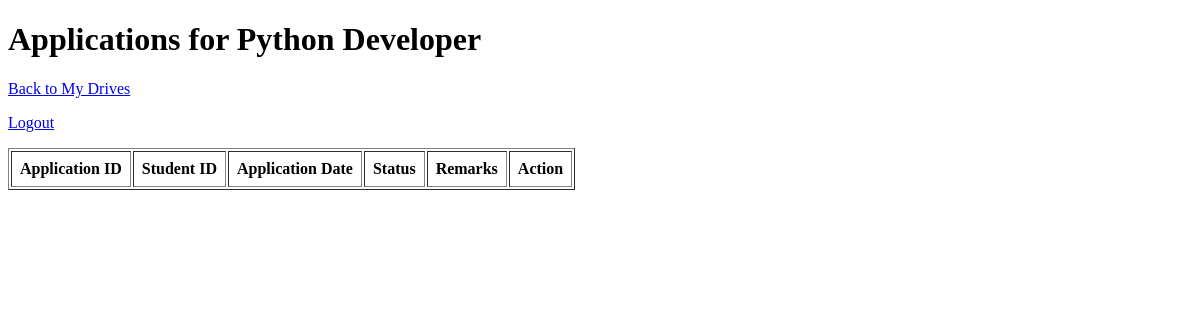
The app's page /company/drive/1/applications (signed in), older data.
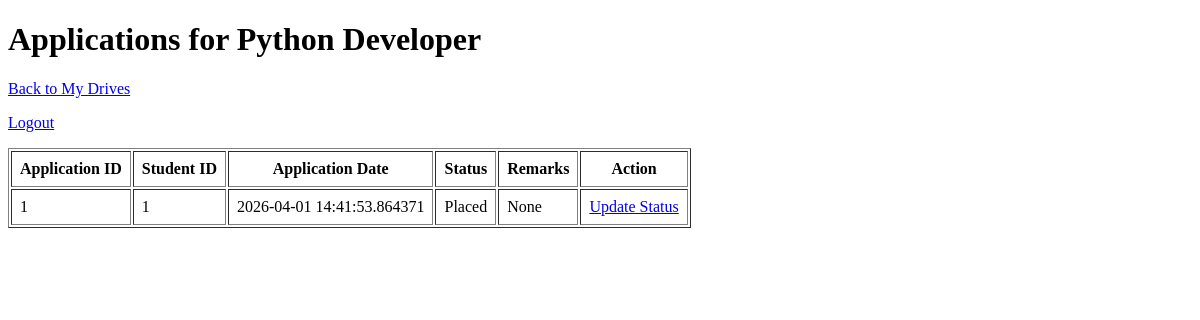
The same page, newer data.
### models.py (models this page shows)
class Application(db.Model):
    id = db.Column(db.Integer, primary_key = True)
    student_id = db.Column(db.Integer, db.ForeignKey('student.id'), nullable = False)
    drive_id = db.Column(db.Integer, db.ForeignKey('placement_drive.id'), nullable = False)
    application_date = db.Column(db.DateTime, default = datetime.now(UTC))
    status = db.Column(db.String(50), default = "Applied")
    remarks = db.Column(db.String(100))
    __table_args__ = (db.UniqueConstraint('student_id', 'drive_id', name = 'unique_application'),)

### app.py (the view)
@app.route("/company/drive/<int:drive_id>/applications")
def company_drive_applications(drive_id):
    if not company_logged_in():
        flash("Unauthorized access.")
        return redirect(url_for("login"))
    drive = PlacementDrive.query.get_or_404(drive_id)
    if drive.company_id != session["user_id"]:
        flash("You are not allowed to view applications for this drive.")
        return redirect(url_for("company_drives"))
    applications = Application.query.filter_by(drive_id = drive_id).all()
    return render_template(
        "company_drive_applications.html",
        drive = drive,
        applications = applications
    )

### app.py (called while the page is built)
def company_logged_in():
    return "user_id" in session and session.get("role") =="company"

### templates/company_drive_applications.html (shortened to what this page needs)
<!DOCTYPE html>
<html lang="en">
<head>
</head>
<body>
    <h1>Applications for {{ drive.job_title }}</h1>
    <p><a href="{{ url_for('company_drives') }}">Back to My Drives</a></p>
    <p><a href="{{ url_for('logout') }}">Logout</a></p>
    <table border="1" cellpadding="8">
        <tr>
            <th>Application ID</th>
            <th>Student ID</th>
            <th>Application Date</th>
            <th>Status</th>
            <th>Remarks</th>
            <th>Action</th>
        </tr>
        {% for application in applications %}
        <tr>
            <td>{{ application.id }}</td>
            <td>{{ application.student_id }}</td>
            <td>{{ application.application_date }}</td>
            <td>{{ application.status }}</td>
            <td>{{ application.remarks }}</td>
            <td>
                <a href="{{ url_for('update_application_status', application_id = application.id) }}">Update Status</a>
            </td>
        </tr>
        {% endfor %}
    </table>
</body>
</html>

Row changes from the older to the newer data that the page shows:
added Application: id "1", student_id "1", application_date "2026-04-01 14:41:53.864371", status "Placed", remarks "None"
